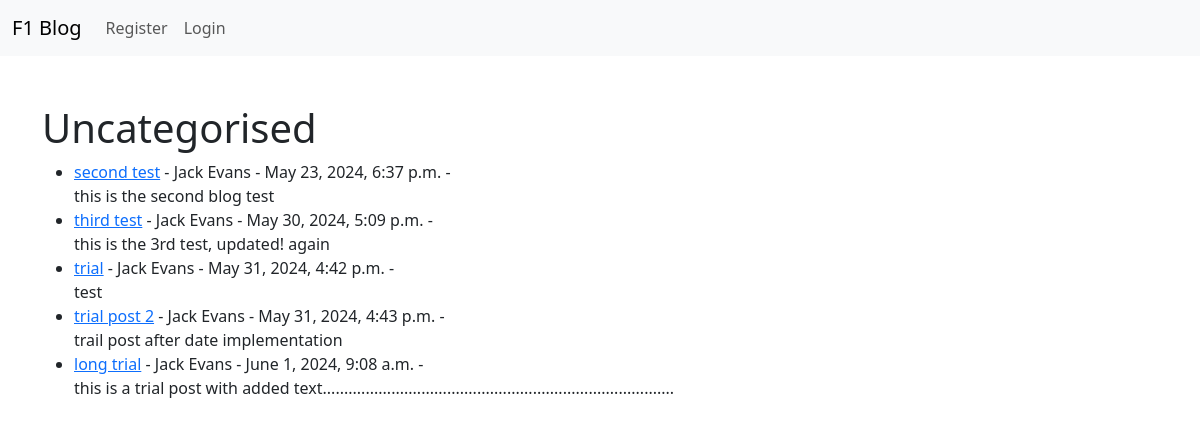
Page /category/uncategorised/ on the earlier database version.
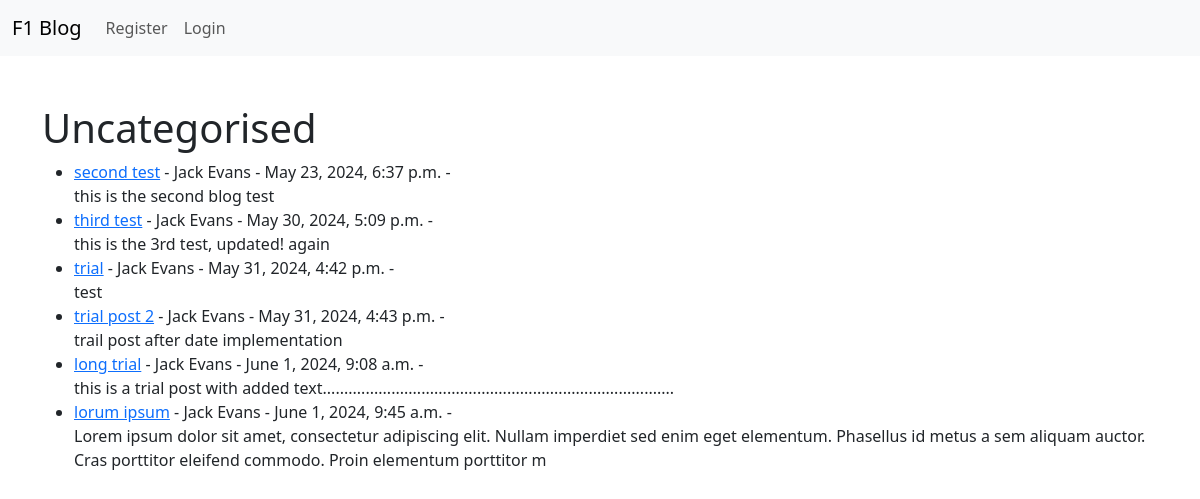
Same page on the later database version.
### blog/models.py (models this page shows, shortened)
class Post(models.Model):
    title = models.CharField(max_length=255)
    title_tag = models.CharField(max_length=255, default="F1 blog")
    author = models.ForeignKey(User, on_delete=models.CASCADE)
    body = models.TextField()
    timestamp = models.DateTimeField(auto_now_add=True)
    post_date = models.DateField(auto_now_add=True)
    category = models.CharField(max_length=255, default="uncategorised")

### blog/views.py (the view)
# urls.py: path("category/<str:cats>/", CategoryView, name="category"),
def CategoryView(request, cats):
    category_posts = Post.objects.filter(category=cats)
    return render(
        request,
        "categories.html",
        {"cats": cats.title(), "category_posts": category_posts},
    )

### blog/templates/categories.html (shortened to what this page needs)
{% extends 'base.html' %} {% block content %}<br />
{% if category_posts %}
<h1>{{ cats }}</h1>
<ul>
  {% for post in category_posts %}
  <li>
    <a href="{% url 'article-details' post.pk %}">{{ post.title }}</a> -
    {{post.author.first_name}} {{post.author.last_name}} - {{post.timestamp}} -
    <br />
    {{ post.body|slice:":200" }}
  </li>
  {% endfor %}
</ul>
{%else%}
<h2>This page does not exist</h2>
{% endif%}<br />
{% endblock%}

Differences in the rows shown:
added Post: title "lorum ipsum", author.first_name "Jack", author.last_name "Evans", timestamp "June 1, 2024, 9:45 a.m.", body "Lorem ipsum dolor sit amet, consectetur adipiscing elit. Nullam imperdiet sed enim eget elementum. Phasellus id metus a sem aliquam auctor. Cras porttitor eleifend commodo. Proin elementum porttitor m"
